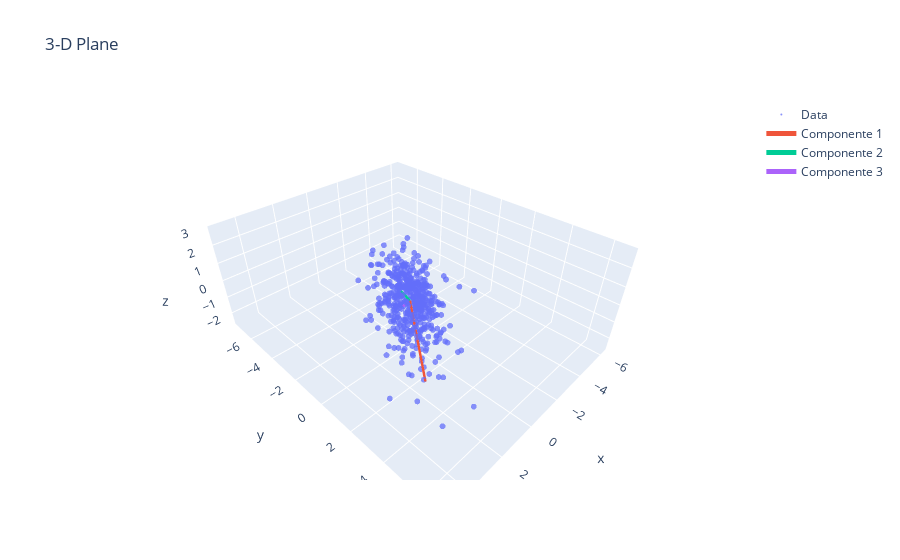

This figure's notebook cell:
### Markdown cell above
---
Asi pues, podemos visualizar sobre los datos originales la direccion y magnitud de sus componentes principales, que muestran los ejes principales por los que se distribuyen los datos.

### Code cell
plot_3D(X, Var_arrow=np.dot(np.diag(pca.explained_variance_), pca.components_))

### Figure 1 — Plotly figure (JSON) as saved in the notebook; plotly's stock layout.template omitted (floating-point values rounded to 4 significant figures; data arrays with more than 128 entries replaced by an {"elided": "..."} marker saying what was removed)
{"data": [{"marker": {"colorscale": [[0, "#440154"], [0.1111, "#482878"], [0.2222, "#3e4989"], [0.3333, "#31688e"], [0.4444, "#26828e"], [0.5556, "#1f9e89"], [0.6667, "#35b779"], [0.7778, "#6ece58"], [0.8889, "#b5de2b"], [1, "#fde725"]], "opacity": 0.75, "size": 2}, "mode": "markers", "name": "Data", "type": "scatter3d", "x": {"elided": "500 float values"}, "y": {"elided": "500 float values"}, "z": {"elided": "500 float values"}}, {"line": {"width": 5}, "mode": "lines", "name": "Componente 1", "type": "scatter3d", "x": [0, 4.346], "y": [0, 5.131], "z": [0, 1.736]}, {"line": {"width": 5}, "mode": "lines", "name": "Componente 2", "type": "scatter3d", "x": [0, 0.2408], "y": [0, -0.3768], "z": [0, 0.5107]}, {"line": {"width": 5}, "mode": "lines", "name": "Componente 3", "type": "scatter3d", "x": [0, 0.2955], "y": [0, -0.1626], "z": [0, -0.2593]}], "layout": {"scene": {"xaxis": {"title": {"text": "x"}}, "yaxis": {"title": {"text": "y"}}, "zaxis": {"title": {"text": "z"}}}, "title": {"text": "3-D Plane"}}}
